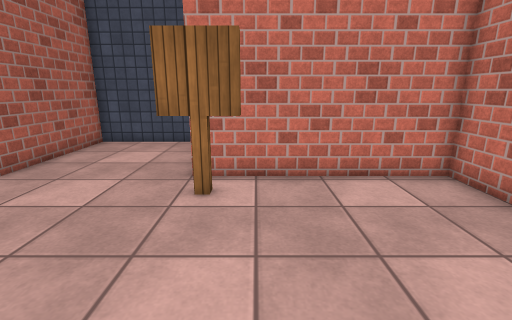
[1] (above)

14 first-person views from a walk through a scene from a Unity 3-D project. The camera is 1.3 m above the floor, tilts 14° down and sees 85° across. The floor is counted in squares, 0.5 m on a side. Each view is taken from the middle of a square. On the plan, view 1 faces up. The plan holds only what a view shows up to about 19 squares ahead; the rest is blank. The place goes on beyond the plan. The player character is not drawn. Surface patterns are stand-ins for the level's own textures.

[2]
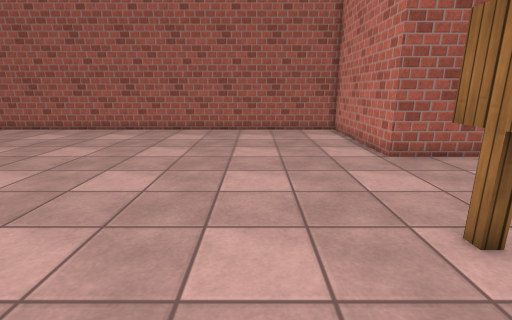

[3]
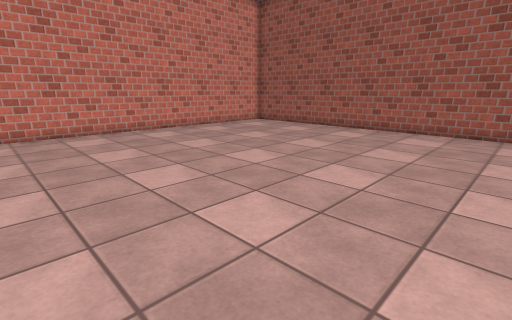

[4]
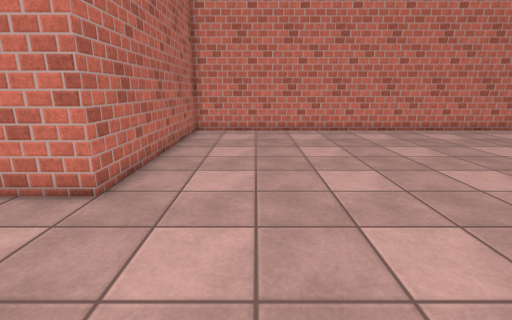

[5]
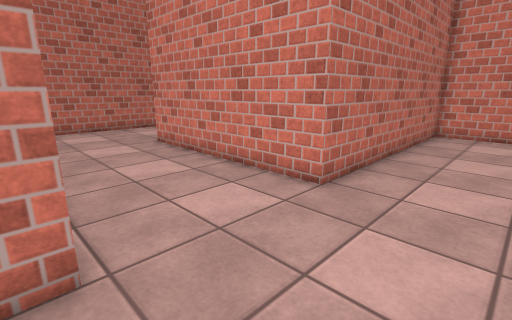

[6]
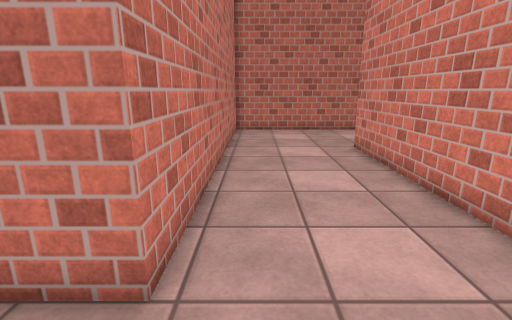

[7]
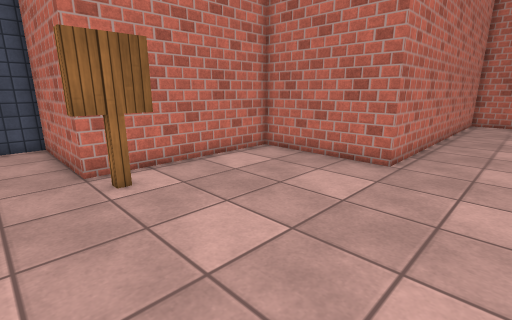

[8]
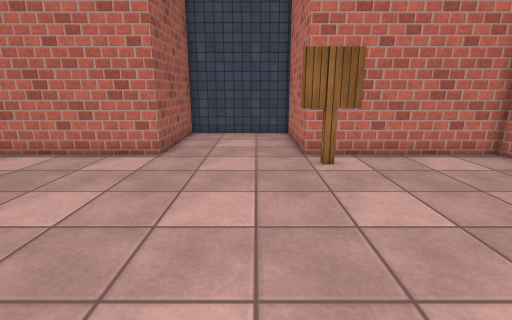

[9]
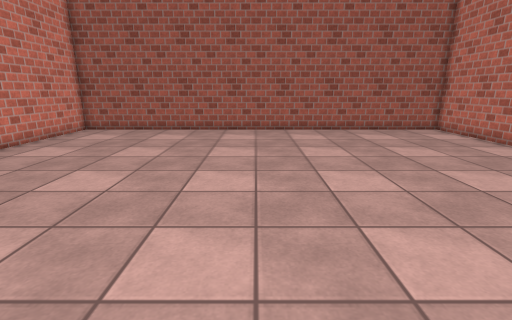

[10]
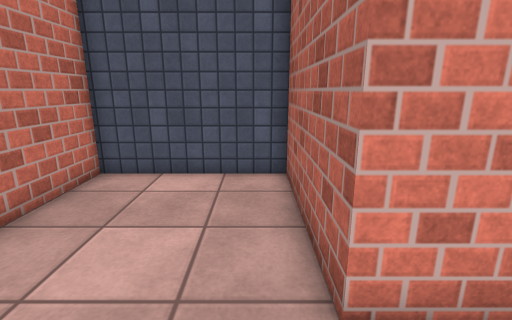

[11]
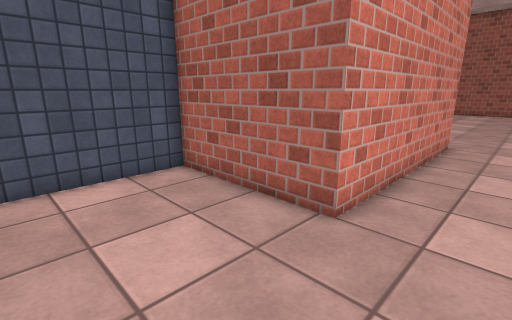

[12]
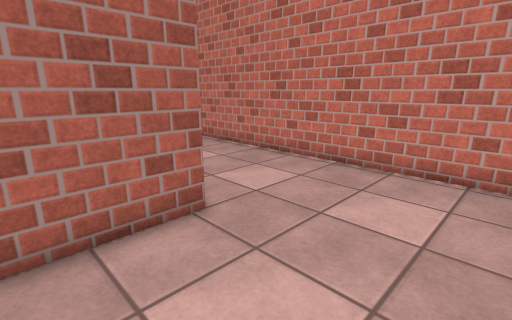

[13]
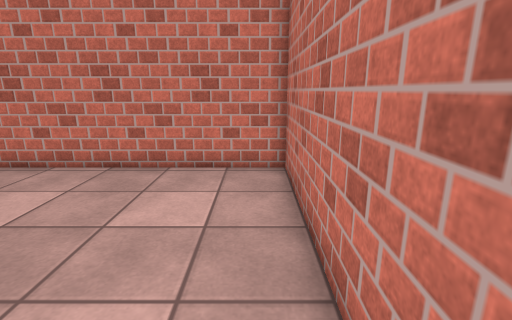

[14]
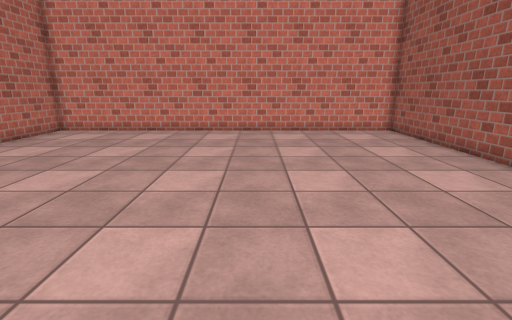

### Floor plan
Points are (right, up) in squares from view 1. A wall is a line through its corners. A room is listed if a view was taken in it or the views show most of it. See-through windows are left out.
Room 1 (views 1, 2, 3, 4, 5, 6, 7, 8, 9, 10, 11, 12, 13, 14)
walls: (6, -3.6) (16, -3.6) (16, -9.6) (22, -9.6) (22, 2.4) (6, 2.4) (6, 8.4) (-2, 8.4) (-2, 14.4) (-8, 14.4) (-8, 8.4) (-16, 8.4) (-16, -15.6) (6, -15.6) (6, -3.6)
objects: other object (-2, 7) to (0, 7)

Positions as (right, up) in squares from view 1, and headings:
1: (0, 0), facing up
2: (3, 3), facing left
3: (3, 3), facing down-left
4: (2, 3), facing down
5: (2, 3), facing down-right
6: (3, 1), facing right
7: (-4, -1), facing up-right
8: (-4, -3), facing up
9: (3, -4), facing left
10: (17, -1), facing down
11: (21, -1), facing down-left
12: (21, -7), facing up-left
13: (21, -7), facing up
14: (-7, 3), facing down
